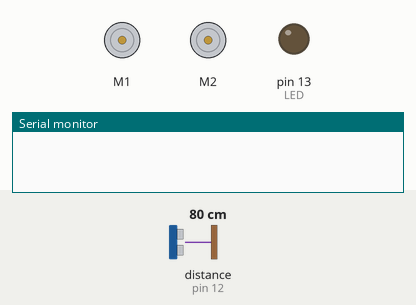
A sketch run on a simulated Arduino Uno, built with avr-gcc and run on an emulated ATmega328P. Shown: 2 × DC motor (green arrow = forward, orange = backward, longer = faster), output pins drawn as LEDs (lit = HIGH), the last lines printed to the serial monitor. Dashed ring = blinking. The test bench sets the inputs (shaded band); at power-on: distance to the obstacle (sensor on pin 12) 80 cm. The echo pulse lasts 58.3 µs per cm.

Above: at 0.1 s.
At 4.2 s:
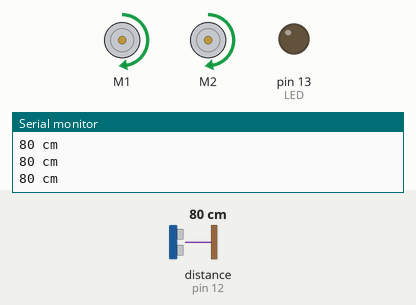
4.3 s: distance to the obstacle (sensor on pin 12) set to 7 cm
5.8 s: distance to the obstacle (sensor on pin 12) set to 4 cm
At 6.23 s:
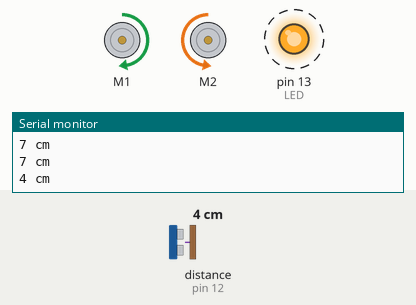
Timing chart, 0 to 14.8 s (numbered marks = the images above; inputs shaded):
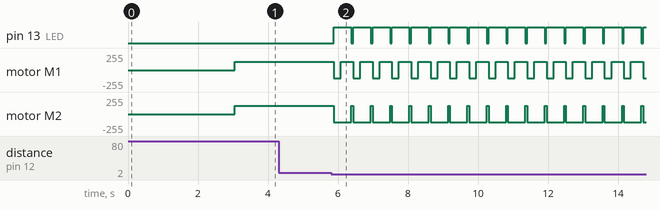

The sketch:

nedoprogramm.ino
```cpp
#include <Wire.h>
#include <ZumoShield.h>

#define LED 13

int trigPin = 13;
int echoPin = 12;

// this might need to be tuned for different lighting conditions, surfaces, etc.
#define QTR_THRESHOLD  1500 // microseconds

// these might need to be tuned for different motor types
#define REVERSE_SPEED     200 // 0 is stopped, 400 is full speed
#define TURN_SPEED        200
#define FORWARD_SPEED     200
#define REVERSE_DURATION  200 // ms
#define TURN_DURATION     300 // ms

ZumoBuzzer buzzer;
ZumoMotors motors;
Pushbutton button(ZUMO_BUTTON); // pushbutton on pin 12

#define NUM_SENSORS 6
unsigned int sensor_values[NUM_SENSORS];

ZumoReflectanceSensorArray sensors(QTR_NO_EMITTER_PIN);

/*void waitForButtonAndCountDown()
{
  digitalWrite(LED, HIGH);
  button.waitForButton();
  digitalWrite(LED, LOW);

  // play audible countdown
  for (int i = 0; i < 3; i++)
  {
    delay(1000);
    buzzer.playNote(NOTE_G(3), 200, 15);
  }
  delay(1000);
  buzzer.playNote(NOTE_G(4), 500, 15);
  delay(1000);
}
*/
void setup()
{
  Serial.begin (9600);
  pinMode(trigPin, OUTPUT);
  pinMode(echoPin, INPUT);
  delay(3000);
  pinMode(LED, HIGH);

 // waitForButtonAndCountDown();
}

void loop()
{
 /* if (button.isPressed())
  {
    // if button is pressed, stop and wait for another press to go again
    motors.setSpeeds(0, 0);
    button.waitForRelease();
    waitForButtonAndCountDown();
    */
int duration, cm;
  digitalWrite(trigPin, LOW);
  delayMicroseconds(2);
  digitalWrite(trigPin, HIGH);
  delayMicroseconds(10);
  digitalWrite(trigPin, LOW);
  duration = pulseIn(echoPin, HIGH);
  cm = duration / 58;
  Serial.print(cm);
  Serial.println(" cm");
  delay(50);
  if(cm<0){

  }
  else{
  if (cm<6)
  {
    digitalWrite(LED,HIGH);
    motors.setSpeeds(-REVERSE_SPEED, -REVERSE_SPEED);
    delay(REVERSE_DURATION);
    motors.setSpeeds(TURN_SPEED, -TURN_SPEED);
    delay(TURN_DURATION);
    motors.setSpeeds(FORWARD_SPEED, FORWARD_SPEED);

  }
  else
  {
 motors.setSpeeds(FORWARD_SPEED, FORWARD_SPEED);
  }
}
}
```

Measured:
- the behaviour switches between 6 and 5 cm on distance to the obstacle (sensor on pin 12) (found by bisection; images 1 and 2)
- after the input at 5.8 s, pin 13 (LED): alternates HIGH for 0.50 s and LOW for 0.05 s, starting after 0.08 s; motor M1: alternates forward 127/255 for 0.35 s and backward 127/255 for 0.20 s, starting after 0.08 s; motor M2: alternates forward 127/255 for 0.05 s and backward 127/255 for 0.50 s, starting after 0.08 s
